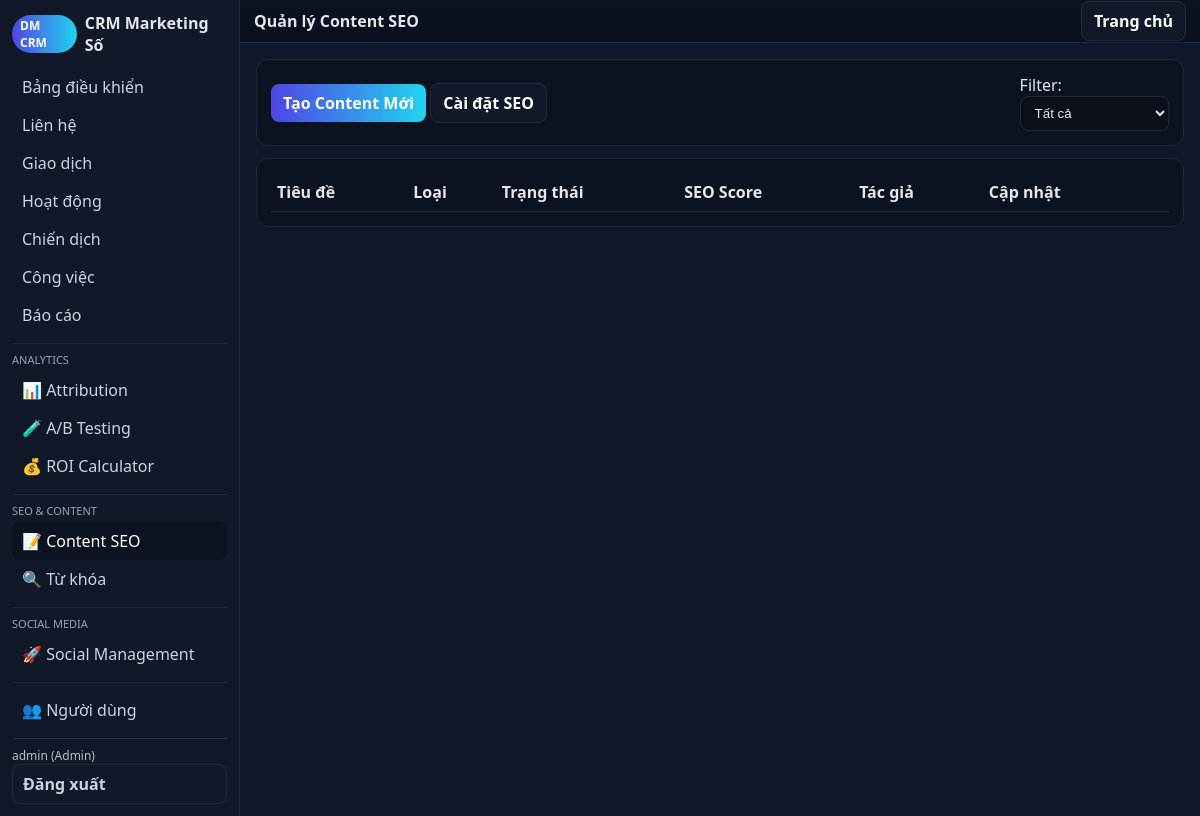
Page /src/index.php?action=content (signed in) on the earlier database version.
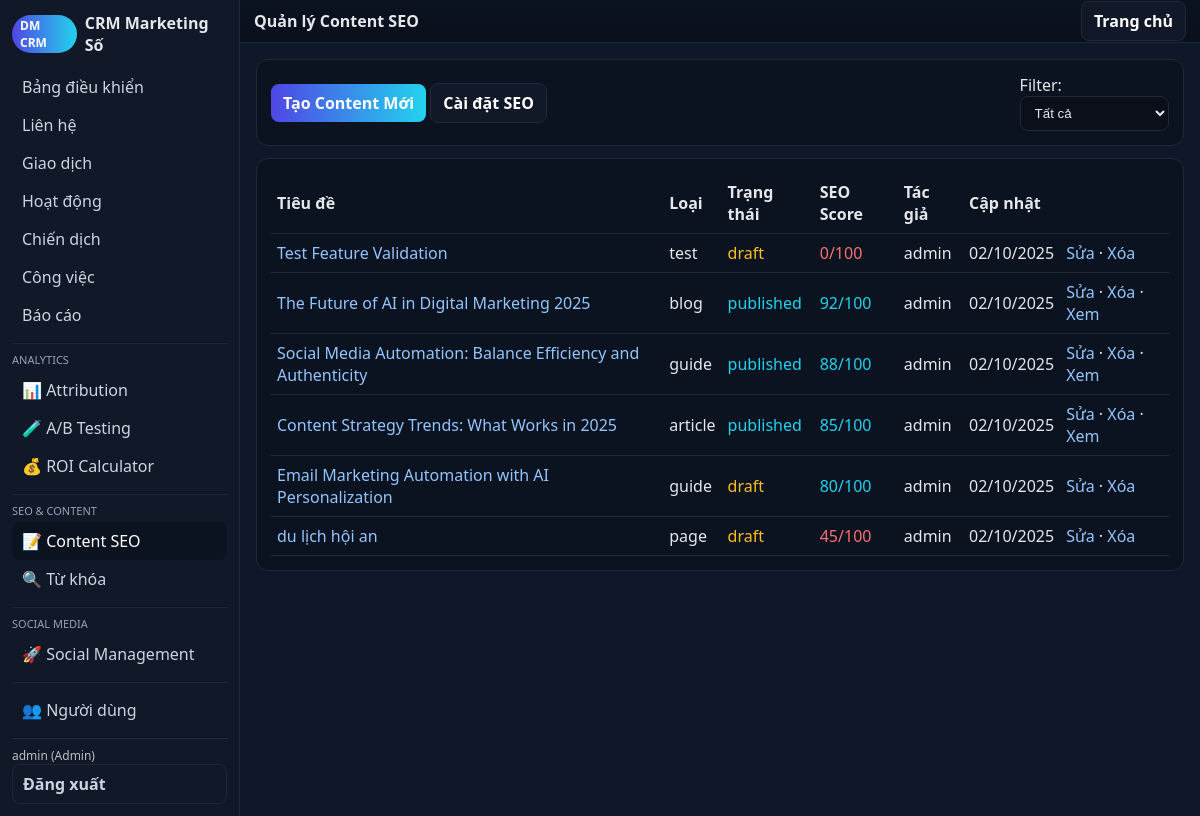
Same page on the later database version.
### tables this page shows
CREATE TABLE content_pages (
id INTEGER PRIMARY KEY AUTOINCREMENT,
title TEXT NOT NULL,
slug TEXT UNIQUE NOT NULL,
meta_title TEXT,
meta_description TEXT,
meta_keywords TEXT,
og_title TEXT,
og_description TEXT,
og_image TEXT,
canonical_url TEXT,
content TEXT,
excerpt TEXT,
status TEXT DEFAULT 'draft',
seo_score INTEGER DEFAULT 0,
target_keywords TEXT,
content_type TEXT DEFAULT 'page',
author_id INTEGER,
published_at TEXT,
updated_at TEXT DEFAULT CURRENT_TIMESTAMP,
created_at TEXT DEFAULT CURRENT_TIMESTAMP, ai_generated BOOLEAN DEFAULT FALSE, campaign_id INTEGER, target_platforms TEXT, publishing_schedule TEXT,
FOREIGN KEY(author_id) REFERENCES users(id)
);

CREATE TABLE users (
id INTEGER PRIMARY KEY AUTOINCREMENT,
username TEXT UNIQUE,
password_hash TEXT,
created_at TEXT DEFAULT CURRENT_TIMESTAMP
, role TEXT DEFAULT "User");

### src/lib/db.php (called while the page is built, shortened)
<?php
function q($db,$sql,$params=[]){ $st=$db->prepare($sql); $st->execute($params); return $st; }
function h($s){ return htmlspecialchars($s ?? '', ENT_QUOTES, 'UTF-8'); }
?>

### src/views/content.php (the view, shortened to what this page needs)
<?php
function view_content($op){
global $db;
layout_header('Quản lý Content SEO');
if($op==='' || $op==='list'){
    echo '<div class="card" style="display:flex;gap:8px;align-items:center;justify-content:space-between">';
    echo '<div><a class="btn" href="?action=content&op=new">Tạo Content Mới</a> <a class="btn secondary" href="?action=content&op=seo_settings">Cài đặt SEO</a></div>';
    echo '<div>Filter: <select onchange="location.href=\'?action=content&type=\'+this.value">';
    echo '<option value="">Tất cả</option><option value="page">Trang</option><option value="blog">Blog</option><option value="product">Sản phẩm</option>';
    echo '</select></div></div>';
    $params = [];
    $sql = 'SELECT c.*, u.username as author FROM content_pages c LEFT JOIN users u ON u.id = c.author_id';
    $sql .= ' ORDER BY c.updated_at DESC LIMIT 100';
    $rows = q($db, $sql, $params)->fetchAll(PDO::FETCH_ASSOC);
    echo '<div class="card"><table>';
    echo '<tr><th>Tiêu đề</th><th>Loại</th><th>Trạng thái</th><th>SEO Score</th><th>Tác giả</th><th>Cập nhật</th><th></th></tr>';
    foreach($rows as $r){
        $status_class = $r['status'] === 'published' ? 'style="color:#22d3ee"' : ($r['status'] === 'draft' ? 'style="color:#fbbf24"' : 'style="color:#94a3b8"');
        $seo_color = $r['seo_score'] >= 80 ? '#22d3ee' : ($r['seo_score'] >= 60 ? '#fbbf24' : '#f87171');
        echo '<tr>';
        echo '<td><a href="?action=content&op=edit&id='.(int)$r['id'].'">'.h($r['title']).'</a></td>';
        echo '<td>'.h($r['content_type']).'</td>';
        echo '<td '.$status_class.'>'.h($r['status']).'</td>';
        echo '<td style="color:'.$seo_color.'">'.(int)$r['seo_score'].'/100</td>';
        echo '<td>'.h($r['author']).'</td>';
        echo '<td>'.h(date('d/m/Y', strtotime($r['updated_at']))).'</td>';
        echo '<td><a href="?action=content&op=edit&id='.(int)$r['id'].'">Sửa</a> · <a href="?action=content&op=delete&id='.(int)$r['id'].'" onclick="return confirm(\'Xóa content?\')">Xóa</a>';
        if($r['status'] === 'published') echo ' · <a href="/content/'.h($r['slug']).'" target="_blank">Xem</a>';
        echo '</td></tr>';
    }
    echo '</table></div>';
}
layout_footer();
}
?>

### src/index.php (shortened to what this page needs)
<?php
require __DIR__.'/lib/db.php';
$action = $_GET['action'] ?? 'dashboard';
$op = $_GET['op'] ?? '';
require __DIR__.'/views/layout.php';
switch ($action) {
case 'content':
    require __DIR__.'/views/content.php';
    view_content($op);
    break;
}
?>

### src/views/layout.php (shortened to what this page needs)
<?php
function layout_header($title='CRM'){
echo '<!doctype html><html><head><meta charset="utf-8"><meta name="viewport" content="width=device-width,initial-scale=1">';
echo '</head><body><div class="layout"><aside class="sidebar">';
echo '<div class="brand"><span class="pill">DM CRM</span> <span>CRM Marketing Số</span></div><div class="nav">';
$items=['dashboard'=>'Bảng điều khiển','contacts'=>'Liên hệ','deals'=>'Giao dịch','activities'=>'Hoạt động','campaigns'=>'Chiến dịch','tasks'=>'Công việc','reports'=>'Báo cáo'];
$current=$_GET['action']??'dashboard'; foreach($items as $k=>$v){ $cls=$current===$k?'active':''; echo '<a class="'.$cls.'" href="?action='.$k.'">'.$v.'</a>'; }
echo '<hr style="border-color:var(--muted);opacity:.2;margin:8px 0">';
echo '<div style="font-size:11px;color:#94a3b8;margin:4px 0">ANALYTICS</div>';
$analytics_items=['analytics'=>'📊 Attribution','ab_testing'=>'🧪 A/B Testing','roi_calculator'=>'💰 ROI Calculator'];
foreach($analytics_items as $k=>$v){ $cls=$current===$k?'active':''; echo '<a class="'.$cls.'" href="?action='.$k.'">'.$v.'</a>'; }
echo '<hr style="border-color:var(--muted);opacity:.2;margin:8px 0">';
echo '<div style="font-size:11px;color:#94a3b8;margin:4px 0">SEO & CONTENT</div>';
$seo_items=['content'=>'📝 Content SEO','keywords'=>'🔍 Từ khóa'];
foreach($seo_items as $k=>$v){ $cls=$current===$k?'active':''; echo '<a class="'.$cls.'" href="?action='.$k.'">'.$v.'</a>'; }
echo '<hr style="border-color:var(--muted);opacity:.2;margin:8px 0">';
echo '<div style="font-size:11px;color:#94a3b8;margin:4px 0">SOCIAL MEDIA</div>';
$social_items=['social_media'=>'🚀 Social Management'];
foreach($social_items as $k=>$v){ $cls=$current===$k?'active':''; echo '<a class="'.$cls.'" href="?action='.$k.'">'.$v.'</a>'; }
echo '<hr style="border-color:var(--muted);opacity:.2;margin:8px 0">';
$admin_items=['users'=>'👥 Người dùng'];
foreach($admin_items as $k=>$v){ $cls=$current===$k?'active':''; echo '<a class="'.$cls.'" href="?action='.$k.'">'.$v.'</a>'; }
echo '<hr style="border-color:var(--muted);opacity:.3">';
echo '<div class="hint">'.h($_SESSION['uname']??'').' ('.h($_SESSION['role']??'').')</div>';
echo '<a class="btn secondary" href="?action=logout">Đăng xuất</a>';
echo '</div></aside><main class="main"><div class="toolbar"><strong>'.h($title).'</strong><div><a class="btn secondary" href="?action=dashboard">Trang chủ</a></div></div><div class="container">';
}
function layout_footer(){ echo '</div></main></div></body></html>'; }
?>

### src/views/layout.php (style rules this page uses)
:root { --bg:#0f172a;--panel:#111827;--muted:#1f2937;--text:#e5e7eb;--accent:#4f46e5;--accent2:#22d3ee }
* { box-sizing:border-box }
body { margin:0;font-family:ui-sans-serif,system-ui,-apple-system,Segoe UI,Roboto,Helvetica,Arial;background:var(--bg);color:var(--text) }
a { color:#93c5fd;text-decoration:none }
.layout { display:grid;grid-template-columns:240px 1fr;min-height:100vh }
.sidebar { background:var(--panel);border-right:1px solid var(--muted);padding:12px }
.brand { display:flex;gap:8px;align-items:center;font-weight:700;margin-bottom:12px }
.pill { padding:2px 8px;border-radius:999px;background:linear-gradient(90deg,var(--accent),var(--accent2));font-size:12px;color:#fff }
.nav a { display:block;padding:8px 10px;border-radius:8px;color:#cbd5e1 }
.nav a.active,.nav a:hover { background:#0b1220;color:#fff }
.main { display:grid;grid-template-rows:auto 1fr }
.toolbar { display:flex;justify-content:space-between;align-items:center;padding:10px 14px;border-bottom:1px solid var(--muted);background:linear-gradient(180deg,#0b1220,#0a101c) }
.container { padding:16px }
.card { background:#0b1220;border:1px solid var(--muted);border-radius:12px;padding:14px;margin-bottom:12px }
.btn { background:linear-gradient(90deg,var(--accent),var(--accent2));color:#fff;border:none;padding:8px 12px;border-radius:8px;cursor:pointer;font-weight:600 }
.btn.secondary { background:#111827;border:1px solid var(--muted) }
input,select,textarea { width:100%;background:#0a0f1a;border:1px solid var(--muted);border-radius:8px;padding:8px 10px;color:#e5e7eb }
table { width:100%;border-collapse:collapse }
th,td { border-bottom:1px solid var(--muted);padding:8px 6px;text-align:left }
.hint { font-size:12px;opacity:.8 }

Differences in the rows shown:
added content_pages: title "Test Feature Validation", content_type "test", status "draft", seo_score "0", author.username "admin", updated_at "02/10/2025"
added content_pages: title "The Future of AI in Digital Marketing 2025", content_type "blog", status "published", seo_score "92", author.username "admin", updated_at "02/10/2025"
added content_pages: title "Social Media Automation: Balance Efficiency and Authenticity", content_type "guide", status "published", seo_score "88", author.username "admin", updated_at "02/10/2025"
added content_pages: title "Content Strategy Trends: What Works in 2025", content_type "article", status "published", seo_score "85", author.username "admin", updated_at "02/10/2025"
added content_pages: title "Email Marketing Automation with AI Personalization", content_type "guide", status "draft", seo_score "80", author.username "admin", updated_at "02/10/2025"
added content_pages: title "du lịch hội an", content_type "page", status "draft", seo_score "45", author.username "admin", updated_at "02/10/2025"
